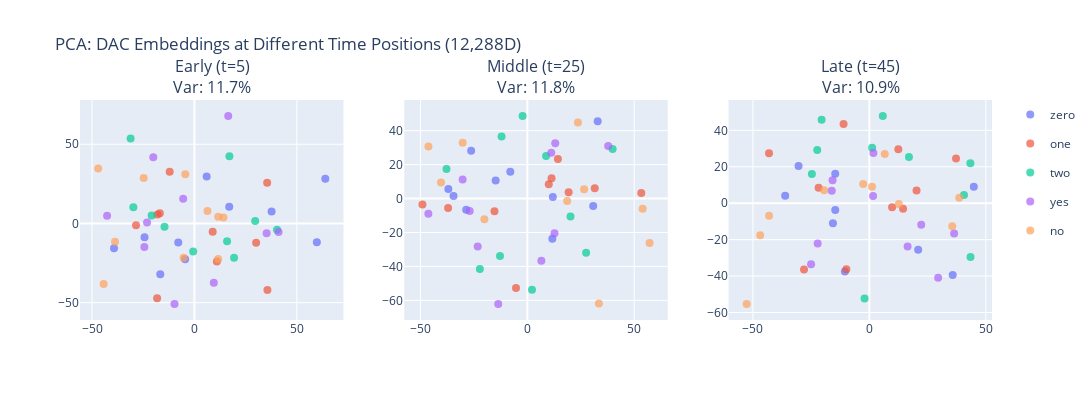

The notebook cell saved with this chart:
### Markdown cell above
## Step 5: PCA Visualization Across Time Positions

### Code cell
# Create color map
color_map = {word: px.colors.qualitative.Plotly[i] for i, word in enumerate(words)}

# PCA for each time position
fig = go.Figure()

for position_name, data in results.items():
    embeddings = data['embeddings']
    labels = data['labels']
    
    # Apply PCA
    pca = PCA(n_components=2)
    pca_result = pca.fit_transform(embeddings)
    
    variance_explained = pca.explained_variance_ratio_.sum()
    print(f"{position_name}: PCA variance explained = {variance_explained:.2%}")
    
    # Store for metrics
    data['pca_result'] = pca_result
    data['pca_variance'] = variance_explained

# Create subplots for comparison
from plotly.subplots import make_subplots

fig = make_subplots(
    rows=1, cols=3,
    subplot_titles=[f"{name}<br>Var: {data['pca_variance']:.1%}" 
                    for name, data in results.items()]
)

for idx, (position_name, data) in enumerate(results.items(), 1):
    pca_result = data['pca_result']
    labels = data['labels']
    
    for word in words:
        mask = np.array([label == word for label in labels])
        fig.add_trace(
            go.Scatter(
                x=pca_result[mask, 0],
                y=pca_result[mask, 1],
                mode='markers',
                name=word,
                marker=dict(size=8, color=color_map[word], opacity=0.7),
                legendgroup=word,
                showlegend=(idx == 1)  # Only show legend once
            ),
            row=1, col=idx
        )

fig.update_layout(
    title_text='PCA: DAC Embeddings at Different Time Positions (12,288D)',
    height=400,
    width=1400
)

fig.write_html('dac_temporal_slice_pca.html')
fig.show()

print("\nSaved: dac_temporal_slice_pca.html")

### Figure 1 — Plotly figure (JSON) as saved in the notebook; plotly's stock layout.template omitted (floating-point values rounded to 4 significant figures)
{"data": [{"legendgroup": "zero", "marker": {"color": "#636EFA", "opacity": 0.7, "size": 8}, "mode": "markers", "name": "zero", "showlegend": true, "type": "scatter", "x": [-4.546, 37.66, 63.87, 59.74, -24.35, -7.901, -39.25, 5.965, -16.68, 16.98], "xaxis": "x", "y": [-22.62, 7.548, 28.28, -11.82, -8.67, -12.02, -15.73, 29.67, -32.14, 10.54], "yaxis": "y"}, {"legendgroup": "one", "marker": {"color": "#EF553B", "opacity": 0.7, "size": 8}, "mode": "markers", "name": "one", "showlegend": true, "type": "scatter", "x": [35.63, 30.11, -28.51, -18.04, -18.22, 10.95, -16.88, 8.905, -12.08, 35.5], "xaxis": "x", "y": [-42.05, -12.17, -1.085, 5.699, -47.22, -24.09, 6.407, -5.248, 32.66, 25.73], "yaxis": "y"}, {"legendgroup": "two", "marker": {"color": "#00CC96", "opacity": 0.7, "size": 8}, "mode": "markers", "name": "two", "showlegend": true, "type": "scatter", "x": [-14.6, 40.32, 17.07, 19.35, -20.89, 29.65, -29.82, -0.6189, -31.16, 15.93], "xaxis": "x", "y": [-2.063, -3.942, 42.38, -21.72, 4.935, 1.489, 10.26, -17.7, 53.69, -11.2], "yaxis": "y"}, {"legendgroup": "yes", "marker": {"color": "#AB63FA", "opacity": 0.7, "size": 8}, "mode": "markers", "name": "yes", "showlegend": true, "type": "scatter", "x": [9.451, -5.496, 35.24, 16.49, -23.13, -20.09, 41.07, -42.63, -24.44, -9.719], "xaxis": "x", "y": [-37.47, 15.6, -6.153, 67.83, 0.5787, 41.86, -5.447, 4.795, -14.86, -50.86], "yaxis": "y"}, {"legendgroup": "no", "marker": {"color": "#FFA15A", "opacity": 0.7, "size": 8}, "mode": "markers", "name": "no", "showlegend": true, "type": "scatter", "x": [-4.471, 6.364, -24.77, 11.6, 14.18, -46.99, -5.272, 11.59, -44.32, -38.76], "xaxis": "x", "y": [30.98, 7.885, 28.68, -22.45, 3.77, 34.73, -21.68, 4.211, -38.21, -11.59], "yaxis": "y"}, {"legendgroup": "zero", "marker": {"color": "#636EFA", "opacity": 0.7, "size": 8}, "mode": "markers", "name": "zero", "showlegend": false, "type": "scatter", "x": [32.92, -34.54, -28.61, -14.83, 11.7, -36.96, -26.3, -7.974, 11.94, 30.81], "xaxis": "x2", "y": [45.6, 1.49, -6.55, 10.68, -23.73, 5.693, 28.17, 15.73, 0.9867, -4.419], "yaxis": "y2"}, {"legendgroup": "one", "marker": {"color": "#EF553B", "opacity": 0.7, "size": 8}, "mode": "markers", "name": "one", "showlegend": false, "type": "scatter", "x": [-49.09, 14.3, 11.33, 53.32, 10.02, -37.08, 19.33, 31.55, -5.314, -15.38], "xaxis": "x2", "y": [-3.535, 23.36, 12.02, 3.346, 8.438, -5.63, 3.683, 6.055, -52.71, -7.517], "yaxis": "y2"}, {"legendgroup": "two", "marker": {"color": "#00CC96", "opacity": 0.7, "size": 8}, "mode": "markers", "name": "two", "showlegend": false, "type": "scatter", "x": [2.182, -22.22, 39.91, -37.83, 8.775, 27.51, -12.78, -2.218, 20.2, -12.05], "xaxis": "x2", "y": [-53.8, -41.48, 29.26, 17.47, 25.11, -31.95, -33.88, 48.64, -10.63, 36.6], "yaxis": "y2"}, {"legendgroup": "yes", "marker": {"color": "#AB63FA", "opacity": 0.7, "size": 8}, "mode": "markers", "name": "yes", "showlegend": false, "type": "scatter", "x": [12.7, 13.05, 11.19, -23.24, -30.27, -46.32, -26.98, -13.62, 37.83, 6.552], "xaxis": "x2", "y": [-20.48, 32.6, 26.97, -28.29, 11.16, -8.91, -7.379, -62.12, 30.98, -36.6], "yaxis": "y2"}, {"legendgroup": "no", "marker": {"color": "#FFA15A", "opacity": 0.7, "size": 8}, "mode": "markers", "name": "no", "showlegend": false, "type": "scatter", "x": [33.48, 26.57, -20.1, 57.19, 53.96, -30.25, 23.67, -46.27, -40.4, 18.63], "xaxis": "x2", "y": [-61.87, 5.413, -12.26, -26.24, -6.004, 32.95, 44.82, 30.71, 9.477, -1.41], "yaxis": "y2"}, {"legendgroup": "zero", "marker": {"color": "#636EFA", "opacity": 0.7, "size": 8}, "mode": "markers", "name": "zero", "showlegend": false, "type": "scatter", "x": [44.85, -14.66, -10.52, 35.78, -36.16, 20.95, -30.41, -14.66, -15.65], "xaxis": "x3", "y": [8.961, -3.744, -37.46, -39.35, 4.104, -25.51, 20.41, 16.15, -11.06], "yaxis": "y3"}, {"legendgroup": "one", "marker": {"color": "#EF553B", "opacity": 0.7, "size": 8}, "mode": "markers", "name": "one", "showlegend": false, "type": "scatter", "x": [-9.886, -28.06, 37.21, 20.25, -11.08, 9.75, -21.8, 12.42, 14.47, -43.09], "xaxis": "x3", "y": [-36.25, -36.46, 24.47, 6.95, 43.52, -2.199, 8.532, 29.57, -2.991, 27.43], "yaxis": "y3"}, {"legendgroup": "two", "marker": {"color": "#00CC96", "opacity": 0.7, "size": 8}, "mode": "markers", "name": "two", "showlegend": false, "type": "scatter", "x": [-22.4, 5.766, -24.69, 43.43, -20.5, 16.99, -2.077, 43.38, 40.63, 1.184], "xaxis": "x3", "y": [29.27, 47.86, 16.08, -29.48, 45.79, 25.35, -52.33, 21.92, 4.457, 30.39], "yaxis": "y3"}, {"legendgroup": "yes", "marker": {"color": "#AB63FA", "opacity": 0.7, "size": 8}, "mode": "markers", "name": "yes", "showlegend": false, "type": "scatter", "x": [-15.8, -16.15, 1.58, 22.27, 36.4, 1.711, -25.03, 29.53, -22.21, 16.41], "xaxis": "x3", "y": [12.53, 6.772, 3.977, -11.85, -16.59, 27.55, -33.45, -40.95, -22.18, -23.78], "yaxis": "y3"}, {"legendgroup": "no", "marker": {"color": "#FFA15A", "opacity": 0.7, "size": 8}, "mode": "markers", "name": "no", "showlegend": false, "type": "scatter", "x": [-43.07, 38.59, -46.88, 1.13, -19.4, 35.59, 6.589, -52.67, 12.63, -2.641], "xaxis": "x3", "y": [-6.893, 3.002, -17.61, 8.958, 7.135, -12.63, 27.03, -55.34, -0.5004, 10.47], "yaxis": "y3"}], "layout": {"annotations": [{"font": {"size": 16}, "showarrow": false, "text": "Early (t=5)<br>Var: 11.7%", "x": 0.1444, "xanchor": "center", "xref": "paper", "y": 1, "yanchor": "bottom", "yref": "paper"}, {"font": {"size": 16}, "showarrow": false, "text": "Middle (t=25)<br>Var: 11.8%", "x": 0.5, "xanchor": "center", "xref": "paper", "y": 1, "yanchor": "bottom", "yref": "paper"}, {"font": {"size": 16}, "showarrow": false, "text": "Late (t=45)<br>Var: 10.9%", "x": 0.8556, "xanchor": "center", "xref": "paper", "y": 1, "yanchor": "bottom", "yref": "paper"}], "height": 400, "title": {"text": "PCA: DAC Embeddings at Different Time Positions (12,288D)"}, "width": 1400, "xaxis": {"anchor": "y", "domain": [0, 0.2889]}, "xaxis2": {"anchor": "y2", "domain": [0.3556, 0.6444]}, "xaxis3": {"anchor": "y3", "domain": [0.7111, 1]}, "yaxis": {"anchor": "x", "domain": [0, 1]}, "yaxis2": {"anchor": "x2", "domain": [0, 1]}, "yaxis3": {"anchor": "x3", "domain": [0, 1]}}}
